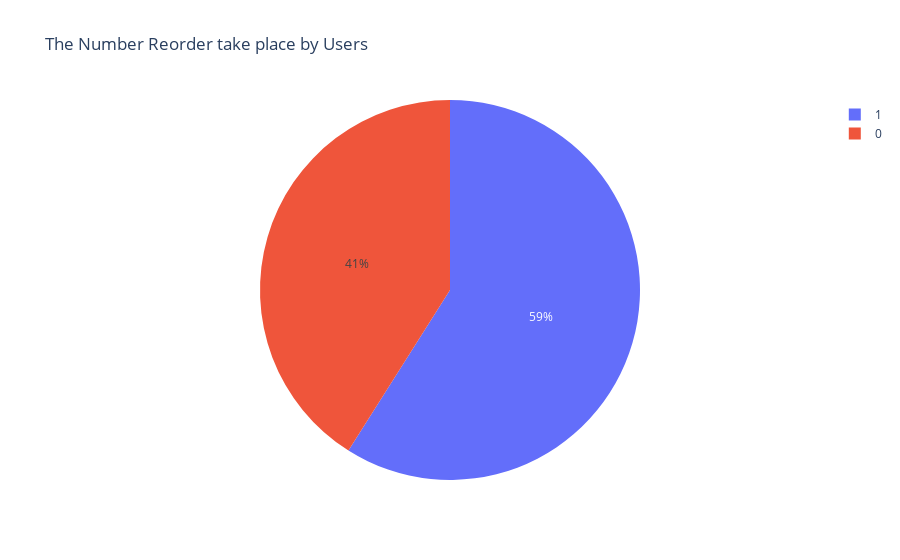

Here is the notebook cell this chart was saved with:
### Code cell
# The number of order take place
order_place = data.groupby("reordered")["user_id"].agg(["count"]).reset_index()
fig = ex.pie(
    order_place,
    values="count",
    names="reordered",
    title="The Number Reorder take place by Users",
)
fig.show()

### Figure 1 — Plotly figure (JSON) as saved in the notebook; plotly's stock layout.template omitted (floating-point values rounded to 4 significant figures)
{"data": [{"domain": {"x": [0, 1], "y": [0, 1]}, "hovertemplate": "reordered=%{label}<br>count=%{value}<extra></extra>", "labels": [0, 1], "legendgroup": "", "name": "", "showlegend": true, "type": "pie", "values": [828515, 1190986]}], "layout": {"legend": {"tracegroupgap": 0}, "title": {"text": "The Number Reorder take place by Users"}}}
